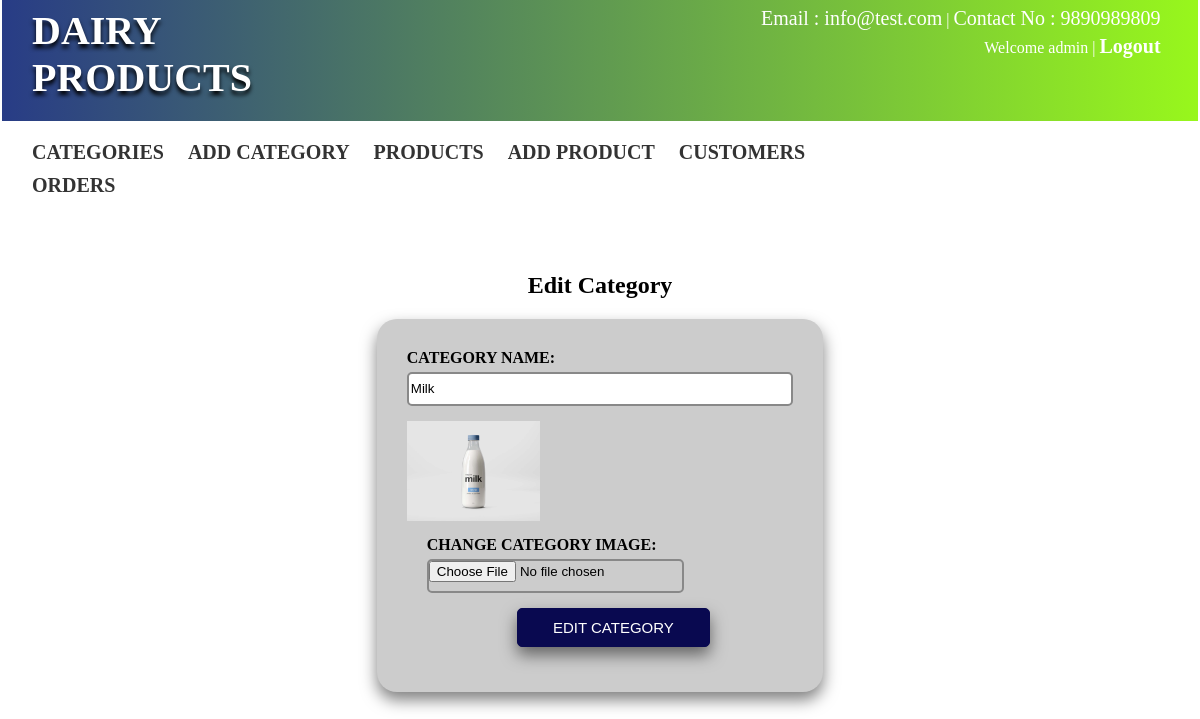
Screenshot of /edit-category.php?category=1 (signed in) with the database file from the repository.
### tables this page shows
CREATE TABLE `categories` (
  `category_id` int(20) NOT NULL,
  `category_name` varchar(512) NOT NULL,
  `category_image` varchar(512) NOT NULL
);

### edit-category.php (the view, shortened to what this page needs)
<!DOCTYPE html>
	<head>
		<link rel="stylesheet" type="text/css" href="css/projstyle.css">
	</head>
	<body>
			<?php
			include 'adminheader.php';
			include 'database.php';
			if(isset($_GET['category']) && ($_GET['category']!="")){
				$categoryid=$_GET['category'];
			}
			$sql = "SELECT category_name, category_image FROM categories WHERE category_id='$categoryid'";
			$result = mysqli_query($conn,$sql);
			while($row = mysqli_fetch_assoc($result)) {
				$categoryname=$row['category_name'];
				$categoryimage=$row['category_image'];
			}
		if(isset($_SESSION['adminlogin']) && $_SESSION['adminlogin']==true){ ?>
		<section class="page-content admin-page-content">
			<h2>Edit Category</h2>
			<form action="" method="post" class="formdemo" id="editproductform" enctype="multipart/form-data">
				<div class="label">Category Name: </div>
				<input type="text" name="categoryname" value="<?php echo $categoryname; ?>" required>
				<div class="imagoutrblock">
					<img class="smallimg" src="<?php echo $categoryimage; ?>">
					<div class="changeimageblock">
						<div class="label">Change Category Image: </div>
						<input type="file" name="categoryimage" >
					</div>
				</div>
				<div>
					<input type="submit" class="submitbtn" value="Edit Category"/>
				</div>
			</form>
		</section>
					<?php }else{
		echo "<h1>You don't have rights to access this page..</h1>";
	} ?>
	</body>
</html>

### css/projstyle.css (style rules this page uses)
body { margin:2px; font-size: 16px; }
.page-content { padding: 40px; }
.formdemo { width: 40%; background: #ccc; padding: 30px; box-sizing: border-box; border-radius: 20px; box-shadow: 0px 8px 16px 0px rgba(0,0,0,0.5); z-index: 1; }
.formdemo .label, #checkoutform .label { text-transform: uppercase; font-weight: bold; margin-bottom: 5px; }
.formdemo input, .formdemo select { width:100%; margin-bottom: 15px; border:2px solid #888; border-radius: 5px; height: 34px; box-sizing: border-box; }
.formdemo input.submitbtn, #checkoutform input.submitbtn { background: #090950; border: 1px solid #090950; color: #fff; display: flex; position: relative; width: 50%; height: auto; left: 110px; align-items: center; justify-content: center; padding: 10px 20px; text-transform: uppercase; font-size: 15px; box-sizing: border-box; box-shadow: 0px 8px 16px 0px rgba(0,0,0,0.5); z-index: 1; }
.admin-page-content { text-align:center; }
#addproductform, #editproductform { margin:0 auto; text-align: left; }
img.smallimg { height:100px; width:auto; }
.imagoutrblock img { display: inline-block; vertical-align: top; margin-bottom: 15px; }
.imagoutrblock .changeimageblock { display: inline-block; vertical-align: top; margin-left: 20px; }

### rows the page displays
categories: categoryname "Milk", category_image (picture)

### other values shown
$_SESSION['session_systemuser_name'] "admin"
